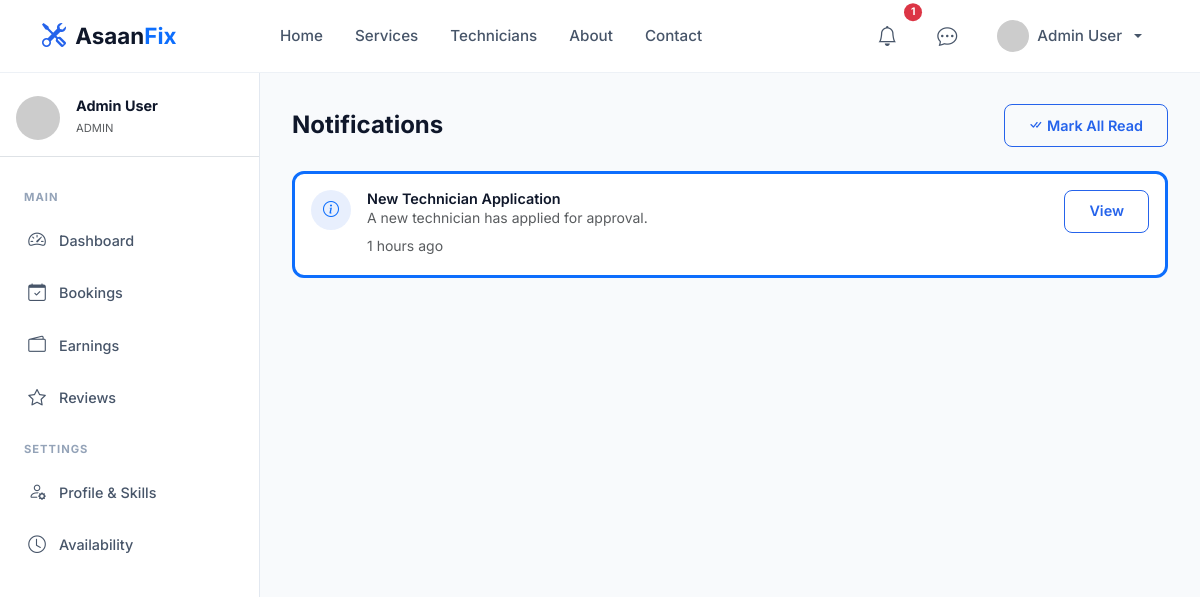
/technician/notifications.php (signed in), run on the app's committed database.
### tables this page shows
CREATE TABLE `notifications` (
    `id` INT UNSIGNED AUTO_INCREMENT PRIMARY KEY,
    `user_id` INT UNSIGNED NOT NULL,
    `title` VARCHAR(200) NOT NULL,
    `message` TEXT NOT NULL,
    `type` ENUM('booking','review','payment','system','message') NOT NULL DEFAULT 'system',
    `link` VARCHAR(255) DEFAULT NULL,
    `is_read` TINYINT(1) NOT NULL DEFAULT 0,
    `created_at` DATETIME NOT NULL DEFAULT CURRENT_TIMESTAMP,
    FOREIGN KEY (`user_id`) REFERENCES `users`(`id`) ON DELETE CASCADE,
    INDEX `idx_notif_user` (`user_id`),
    INDEX `idx_notif_read` (`is_read`)
);

### config/session.php (called while the page is built, shortened)
<?php
function getCurrentUserId(): ?int {
    return $_SESSION['user_id'] ?? null;
}

### config/database.php (called while the page is built, shortened)
<?php
function getDB(): PDO {
    static $pdo = null;
    if ($pdo === null) {
        $dsn = "mysql:host=" . DB_HOST . ";dbname=" . DB_NAME . ";charset=" . DB_CHARSET;
        $options = [
            PDO::ATTR_ERRMODE            => PDO::ERRMODE_EXCEPTION,
            PDO::ATTR_DEFAULT_FETCH_MODE => PDO::FETCH_ASSOC,
            PDO::ATTR_EMULATE_PREPARES   => false,
            PDO::MYSQL_ATTR_INIT_COMMAND => "SET NAMES utf8mb4 COLLATE utf8mb4_unicode_ci"
        ];
        try {
            $pdo = new PDO($dsn, DB_USER, DB_PASS, $options);
        } catch (PDOException $e) {
            error_log("Database Connection Error: " . $e->getMessage());
            if (env('APP_DEBUG', false)) {
                die("Database Error: " . $e->getMessage());
            }
            die("Database connection failed. Please try again later.");
        }
    }
    return $pdo;
}

### includes/functions.php (called while the page is built, shortened)
<?php
require_once __DIR__ . '/../config/database.php';
require_once __DIR__ . '/../config/session.php';
function sanitize(string $input): string {
    return htmlspecialchars(trim($input), ENT_QUOTES, 'UTF-8');
}
function dbQuery(string $sql, array $params = []): array {
    $stmt = getDB()->prepare($sql);
    $stmt->execute($params);
    return $stmt->fetchAll();
}
function timeAgo(string $datetime): string {
    $diff = time() - strtotime($datetime);
    if ($diff < 86400) return floor($diff / 3600) . ' hours ago';
    return formatDate($datetime);
}

### technician/notifications.php (the view, shortened to what this page needs)
<?php
$userId = getCurrentUserId();
$notifications = dbQuery("SELECT * FROM notifications WHERE user_id = ? ORDER BY created_at DESC LIMIT 50", [$userId]);
require_once __DIR__ . '/../includes/header.php';
require_once __DIR__ . '/../includes/sidebar.php';
?>
<div class="dashboard-content">
    <div class="d-flex justify-content-between align-items-center mb-4">
        <h4 class="fw-bold mb-0">Notifications</h4>
        <a href="?mark_read=1" class="btn btn-sm btn-outline-primary"><i class="bi bi-check-all me-1"></i>Mark All Read</a>
    </div>
    <?php if (empty($notifications)): ?>
    <div class="card-custom p-5 text-center"><i class="bi bi-bell-slash display-3 text-muted"></i><h5 class="mt-3">No notifications</h5></div>
    <?php else: ?>
    <?php foreach ($notifications as $n): $iconMap = ['booking'=>'bi-calendar-check','review'=>'bi-star','payment'=>'bi-credit-card','message'=>'bi-chat-dots','system'=>'bi-info-circle']; ?>
    <div class="card-custom p-3 mb-2 <?= $n['is_read'] ? '' : 'border-start border-primary border-3' ?>">
        <div class="d-flex gap-3 align-items-start">
            <div class="flex-shrink-0 d-flex align-items-center justify-content-center rounded-circle" style="width:40px;height:40px;background:rgba(var(--primary-rgb),0.1);">
                <i class="bi <?= $iconMap[$n['type']] ?? 'bi-bell' ?> text-primary"></i>
            </div>
            <div class="flex-grow-1">
                <h6 class="mb-0 fw-semibold" style="font-size:0.9rem;"><?= sanitize($n['title']) ?></h6>
                <p class="text-muted small mb-1"><?= sanitize($n['message']) ?></p>
                <small class="text-muted"><?= timeAgo($n['created_at']) ?></small>
            </div>
            <?php if ($n['link']): ?>
            <a href="<?= APP_URL . $n['link'] ?>" class="btn btn-sm btn-outline-primary">View</a>
            <?php endif; ?>
        </div>
    </div>
    <?php endforeach; ?>
    <?php endif; ?>
</div>
<?php require_once __DIR__ . '/../includes/footer.php'; ?>

### assets/css/style.css (style rules this page uses)
:root { --primary: #2563EB; --primary-dark: #1D4ED8; --primary-light: #3B82F6; --primary-rgb: 37, 99, 235; --secondary: #0F172A; --accent: #F59E0B; --accent-light: #FBBF24; --success: #10B981; --danger: #EF4444; --warning: #F59E0B; --info: #06B6D4; --surface: #F8FAFC; --surface-2: #F1F5F9; --card: #FFFFFF; --border: #E2E8F0; --text: #0F172A; --text-secondary: #475569; --text-muted: #94A3B8; --shadow-sm: 0 1px 3px rgba(0,0,0,0.06); --shadow: 0 4px 16px rgba(0,0,0,0.08); --shadow-lg: 0 10px 40px rgba(0,0,0,0.12); --shadow-primary: 0 8px 30px rgba(37,99,235,0.25); --radius-sm: 8px; --radius: 12px; --radius-lg: 16px; --radius-xl: 24px; --transition: all 0.3s cubic-bezier(0.4, 0, 0.2, 1); --font: 'Inter', -apple-system, BlinkMacSystemFont, sans-serif; }
* { box-sizing: border-box; }
body { font-family: var(--font); color: var(--text); background: var(--surface); line-height: 1.6; -webkit-font-smoothing: antialiased; overflow-x: hidden; }
h1,h2,h3,h4,h5,h6 { font-weight: 700; line-height: 1.2; color: var(--secondary); }
a { color: var(--primary); text-decoration: none; transition: var(--transition); }
.btn { font-weight: 600; border-radius: var(--radius-sm); padding: 0.6rem 1.5rem; transition: var(--transition); font-size: 0.9rem; }
.btn-outline-primary { color: var(--primary); border-color: var(--primary); }
.card-custom { background: var(--card); border: 1px solid var(--border); border-radius: var(--radius); transition: var(--transition); overflow: hidden; }
.dashboard-content { margin-left: 260px; padding: 2rem; min-height: calc(100vh - 72px); }

### data on the page
notifications: title "New Technician Application", message "A new technician has applied for approval.", created_at "1 hours ago"

### other printed values
$notifCount "1"
$_SESSION['user_name'] "Admin User"
getCurrentUserRole() "ADMIN"
$section "MAIN"
$item['label'] "Dashboard"
$item['label'] "Bookings"
$item['label'] "Earnings"
$item['label'] "Reviews"
$section "SETTINGS"
$item['label'] "Profile & Skills"
$item['label'] "Availability"
